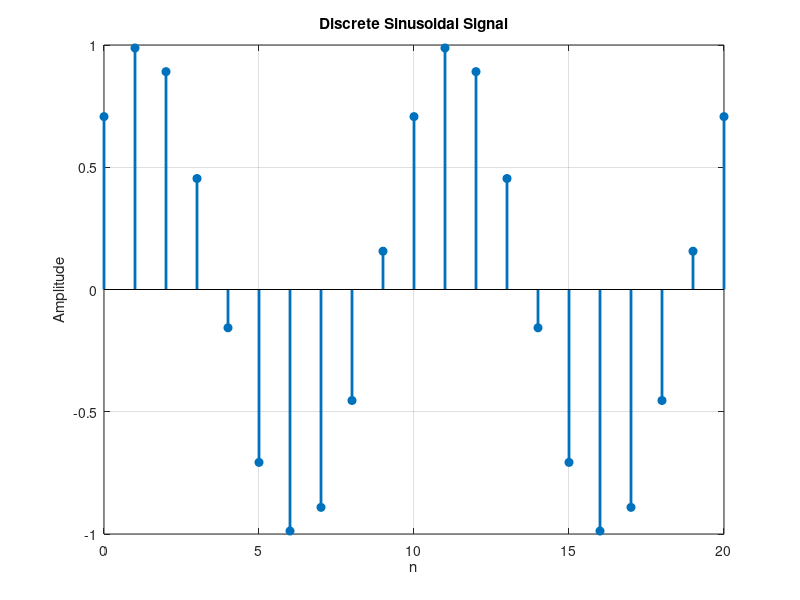

This chart was generated by the following MATLAB code:
% Discrete Sinusoidal Signal
n = 0:20;              % Define the range of values for n
frequency = 0.1;       % Frequency of the sinusoidal signal
amplitude = 1;         % Amplitude of the sinusoidal signal
phase = pi/4;          % Phase of the sinusoidal signal
x = amplitude * sin(2 * pi * frequency * n + phase); % Sinusoidal signal
stem(n, x, 'filled', 'LineWidth', 2);
xlabel('n');
ylabel('Amplitude');
title('Discrete Sinusoidal Signal');
grid on;